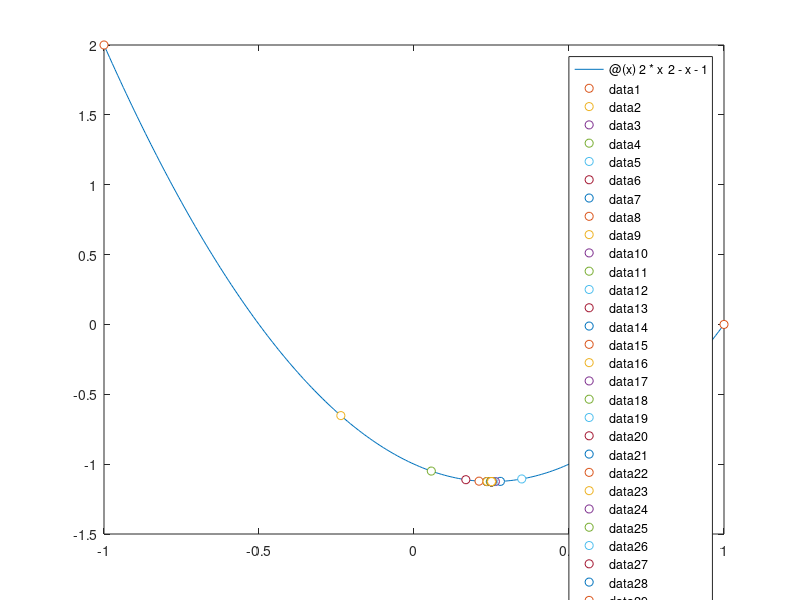

MATLAB code to generate this figure:
%--------------------------------------------------------------------------------
% auther:Zhu Binglong  blzhu@buaa.edu.cn   sdszbl@163.com
% Date: 2022年5月11日18:28:36
% Function: golden section method to find local minimum value
% Reference: https://blog.csdn.net/qq_42744976/article/details/105693133
%--------------------------------------------------------------------------------

clc;
clear all;
close all;
format long;

a = -1;b = 1; %初始区间
f = @(x) 2 * x ^ 2 -  x - 1; %创建题目要求匿名函数，方便使用

% a = -15;b = 15; %初始区间
% f = @(x)x.^2/10-2*sin(x);

figure(1)
fplot(f,[a,b]);hold on;
fa=f(a);fb=f(b);
plot([a b],[fa fb],'o','markerfacecolor','w');% plot the first point
eps = 1e-10; %区间精度
iter=0;
notCompute1=1;
notCompute2=1;
while((b - a) >= eps)
    iter=iter+1
    %找两个黄金分割点
    x1 = a + 0.382 * (b - a);
    x2 = a + 0.618 * (b - a); %黄金分割法主要步骤
    
    %节省一次计算
    if notCompute1==1
    fx1=f(x1);
    end
    if notCompute2==1
    fx2=f(x2);
    end

    plot([x1 x2],[fx1 fx2],'o','markerfacecolor','w');% plot the first point
    notCompute1=1;
    notCompute2=1;
    if fx1 < fx2 %两种情形的判断
        b = x2;%如果右侧黄金分割点误差大，就用右侧端点代替右分割点，下次右端点误差就不用求了
        notCompute2=0;
        fx2=fx1;
    else
        a = x1;%如果左侧黄金分割点误差大，则用左区间代替左分割点，下次左端点的误差就不用求了
        notCompute1=0;
        fx1=fx2;
    end
end
x = (a + b) / 2; %得到满足条件的最优解
disp(['最优解： x = ',num2str(x,'% 20.16g')]);
disp(['此时: f(x) = ',num2str(f(x),'% 20.16g')]);%使用disp函数和num2str()进行输出
saveas( 1, 'golden section method.png');
% ————————————————
% 版权声明：本文为CSDN博主「Yuan..」的原创文章，遵循CC 4.0 BY-SA版权协议，转载请附上原文出处链接及本声明。
% 原文链接：https://blog.csdn.net/qq_42744976/article/details/105693133